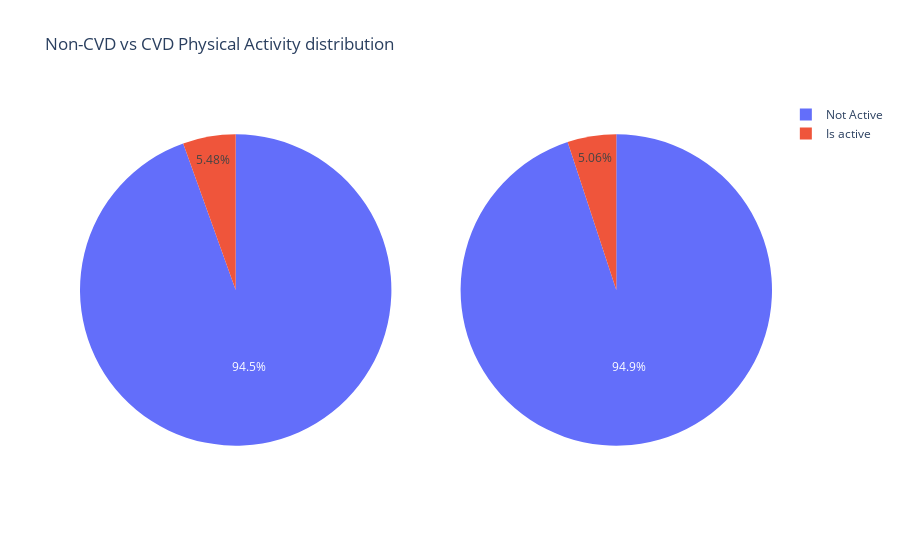

Notebook code cell kept with this figure:
### Markdown cell above
##### Physical activity

### Code cell
#Physical Activity
cvd = cleanedData.loc[cleanedData['cardio'] == 1, 'alco'].copy()
non_cvd = cleanedData.loc[cleanedData['cardio'] == 0, 'alco'].copy()

fig = make_subplots(rows=1, cols=2, specs=[[{"type": "pie"}, {"type": "pie"}]])

fig.update_layout(title_text="Non-CVD vs CVD Physical Activity distribution", template="plotly_white")
fig.add_trace(go.Pie(values=non_cvd.value_counts().values,labels=['Not Active', 'Is active']),row=1, col=1)
fig.add_trace(go.Pie(values=cvd.value_counts().values,labels=['Not Active', 'Is active']),row=1, col=2)
fig.show()

### Figure 1 — Plotly figure (JSON) as saved in the notebook; plotly's stock layout.template omitted (floating-point values rounded to 4 significant figures)
{"data": [{"domain": {"x": [0, 0.45], "y": [0, 1]}, "labels": ["Not Active", "Is active"], "type": "pie", "values": [32344, 1874]}, {"domain": {"x": [0.55, 1], "y": [0, 1]}, "labels": ["Not Active", "Is active"], "type": "pie", "values": [31398, 1673]}], "layout": {"title": {"text": "Non-CVD vs CVD Physical Activity distribution"}}}
